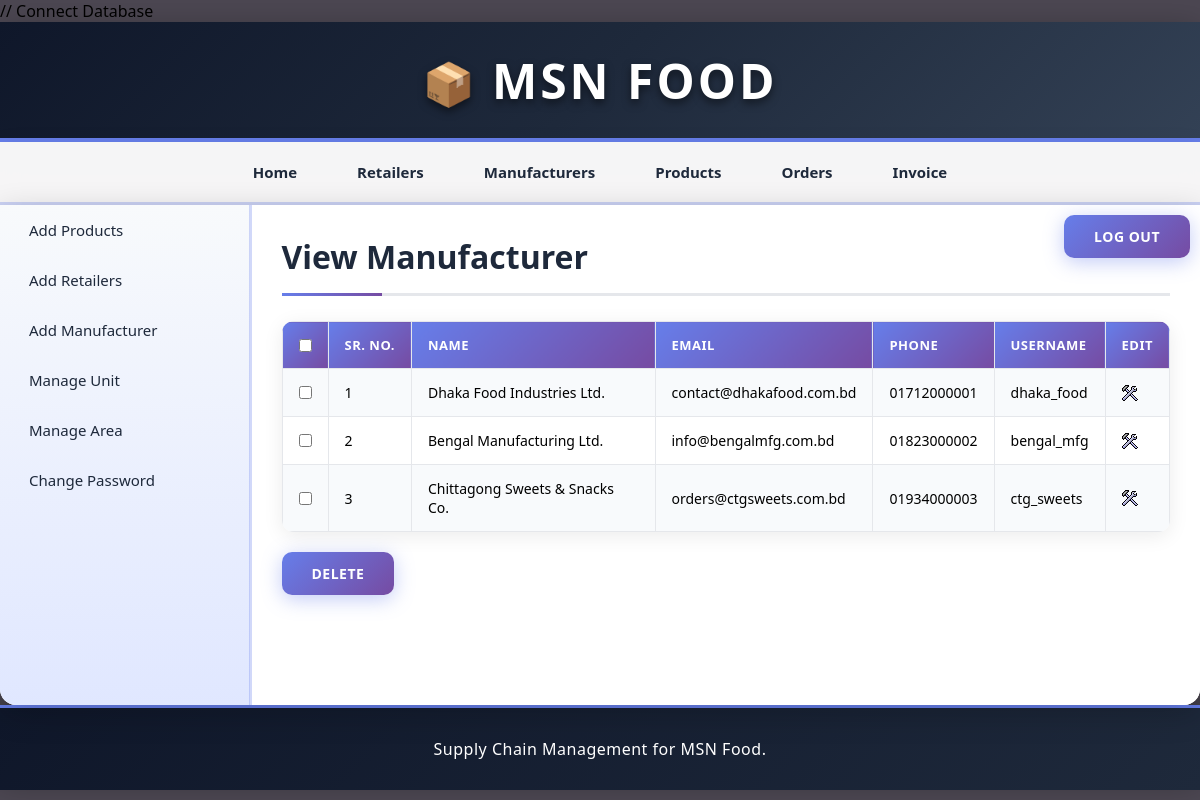
/admin/view_manufacturer.php (signed in), run on the app's committed database.
### tables this page shows
CREATE TABLE `manufacturer` (
  `man_id` int(11) NOT NULL,
  `man_name` varchar(255) NOT NULL,
  `man_email` varchar(255) NOT NULL,
  `man_phone` varchar(15) NOT NULL,
  `man_address` text NOT NULL,
  `username` varchar(50) NOT NULL,
  `password` varchar(50) NOT NULL,
  `date` timestamp NOT NULL DEFAULT current_timestamp()
);

### admin/view_manufacturer.php (the view, shortened to what this page needs)
<?php
	include("../includes/config.php");
	if(isset($_SESSION['admin_login'])) {
		if($_SESSION['admin_login'] == true) {
			$query_selectManufacturer = "SELECT * FROM manufacturer";
			$result_selectManufacturer = mysqli_query($con,$query_selectManufacturer);
		}
		else {
			header('Location:../index.php');
		}
	}
	else {
		header('Location:../index.php');
	}
?>
<!DOCTYPE html>
<html>
<head>
	<link rel="stylesheet" href="../includes/main_style.css" >
</head>
<body>
	<?php
		include("../includes/header.inc.php");
		include("../includes/nav_admin.inc.php");
		include("../includes/aside_admin.inc.php");
	?>
	<section>
		<h1>View Manufacturer</h1>
		<form action="" method="POST" class="form">
		<table class="table_displayData">
			<tr>
				<th> <input type="checkbox" onClick="toggle(this)" /> </th>
				<th>Sr. No.</th>
				<th>Name</th>
				<th>Email</th>
				<th>Phone</th>
				<th>Username</th>
				<th> Edit </th>
			</tr>
			<?php $i=1; while($row_selectManufacturer = mysqli_fetch_array($result_selectManufacturer)) { ?>
			<tr>
				<td> <input type="checkbox" name="chkId[]" value="<?php echo $row_selectManufacturer['man_id']; ?>" /> </td>
				<td> <?php echo $i; ?> </td>
				<td> <?php echo $row_selectManufacturer['man_name']; ?> </td>
				<td> <?php echo $row_selectManufacturer['man_email']; ?> </td>
				<td> <?php echo $row_selectManufacturer['man_phone']; ?> </td>
				<td> <?php echo $row_selectManufacturer['username']; ?> </td>
				<td> <a href="edit_manufacturer.php?id=<?php echo $row_selectManufacturer['man_id']; ?>"><img src="../images/edit.png" alt="edit" /></a> </td>
			</tr>
			<?php $i++; } ?>
		</table>
		<input type="submit" value="Delete" class="submit_button"/>
		</form>
	</section>
	<?php
		include("../includes/footer.inc.php");
	?>
</body>
</html>

### includes/main_style.css (style rules this page uses)
* { font-family: "Segoe UI", Tahoma, Geneva, Verdana, sans-serif; margin: 0; padding: 0; box-sizing: border-box; }
body { width: 100%; max-width: 1600px; margin: 0 auto; background: linear-gradient(135deg, #4c4752 0%, #4c4752 100%); background-attachment: fixed; min-height: 100vh; }
a { text-decoration: none; transition: all 0.3s ease; }
.submit_button { font-size: 16px; margin-top: 20px; margin-right: 10px; padding: 12px 30px; background: linear-gradient(135deg, #667eea 0%, #764ba2 100%); border: none; color: white; border-radius: 10px; font-weight: 700; cursor: pointer; transition: all 0.3s ease; box-shadow: 0 4px 20px rgba(102, 126, 234, 0.4); letter-spacing: 0.5px; text-transform: uppercase; font-size: 14px; }
section { width: 100%; padding: 30px; min-height: 500px; }
section h1 { margin-bottom: 25px; font-weight: 700; color: #1e293b; font-size: 32px; padding-bottom: 15px; border-bottom: 3px solid #e5e7eb; position: relative; }
section h1::after { content: ""; position: absolute; bottom: -3px; left: 0; width: 100px; height: 3px; background: linear-gradient(90deg, #667eea 0%, #764ba2 100%); }
table { border-collapse: collapse; width: 100%; }
.table_displayData { box-shadow: 0 4px 20px rgba(0, 0, 0, 0.08); border-radius: 12px; overflow: hidden; background: white; }
.table_displayData td, .table_displayData th { border: 1px solid #e5e7eb; padding: 14px 16px; text-align: left; font-size: 14px; }
.table_displayData th { background: linear-gradient(135deg, #667eea 0%, #764ba2 100%); color: white; font-weight: 600; text-transform: uppercase; letter-spacing: 0.5px; font-size: 13px; }
.table_displayData tr:nth-child(even) { background-color: #f8fafc; }

### data on the page
manufacturer: man_name "Dhaka Food Industries Ltd.", man_email "contact@dhakafood.com.bd", man_phone "01712000001", username "dhaka_food"
manufacturer: man_name "Bengal Manufacturing Ltd.", man_email "info@bengalmfg.com.bd", man_phone "01823000002", username "bengal_mfg"
manufacturer: man_name "Chittagong Sweets & Snacks Co.", man_email "orders@ctgsweets.com.bd", man_phone "01934000003", username "ctg_sweets"
